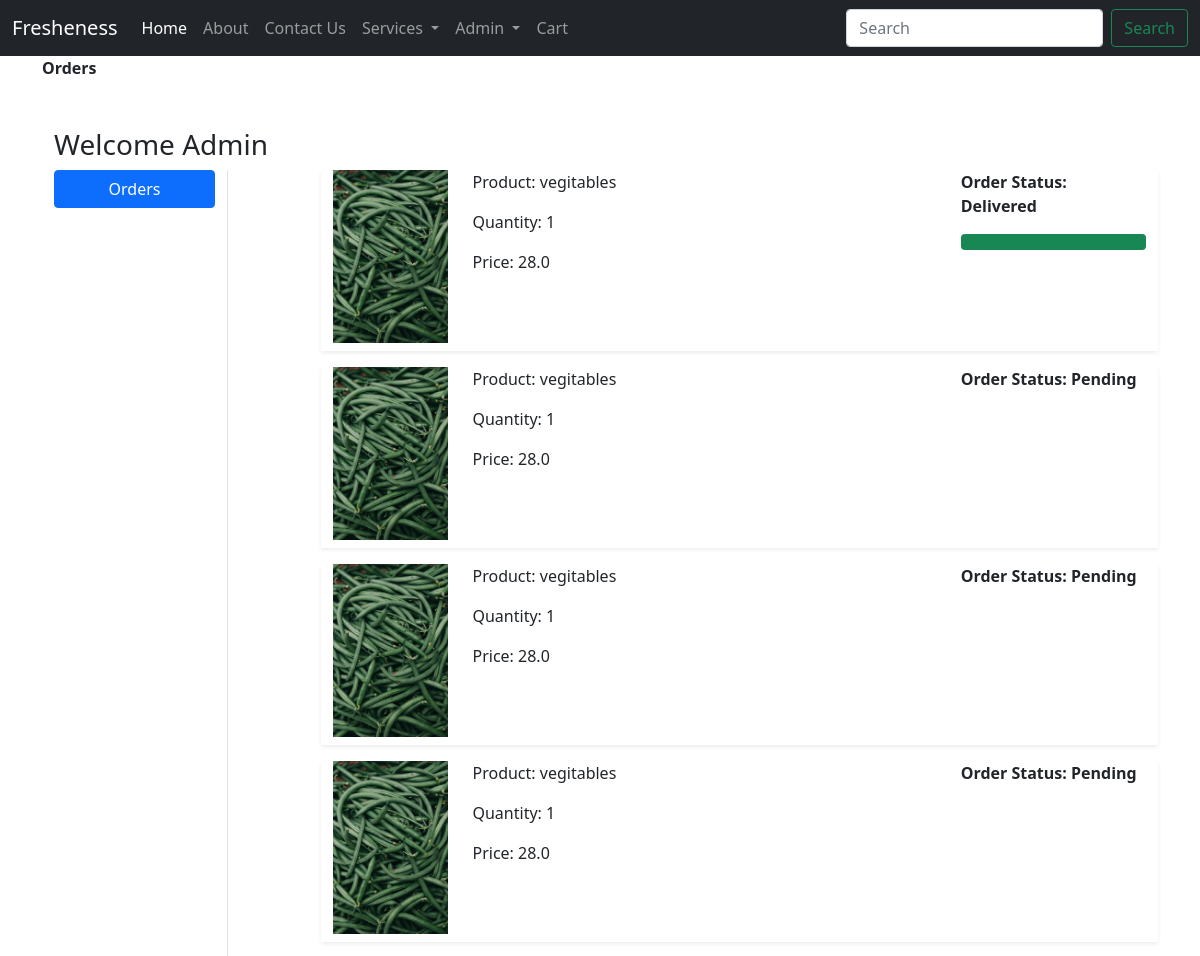
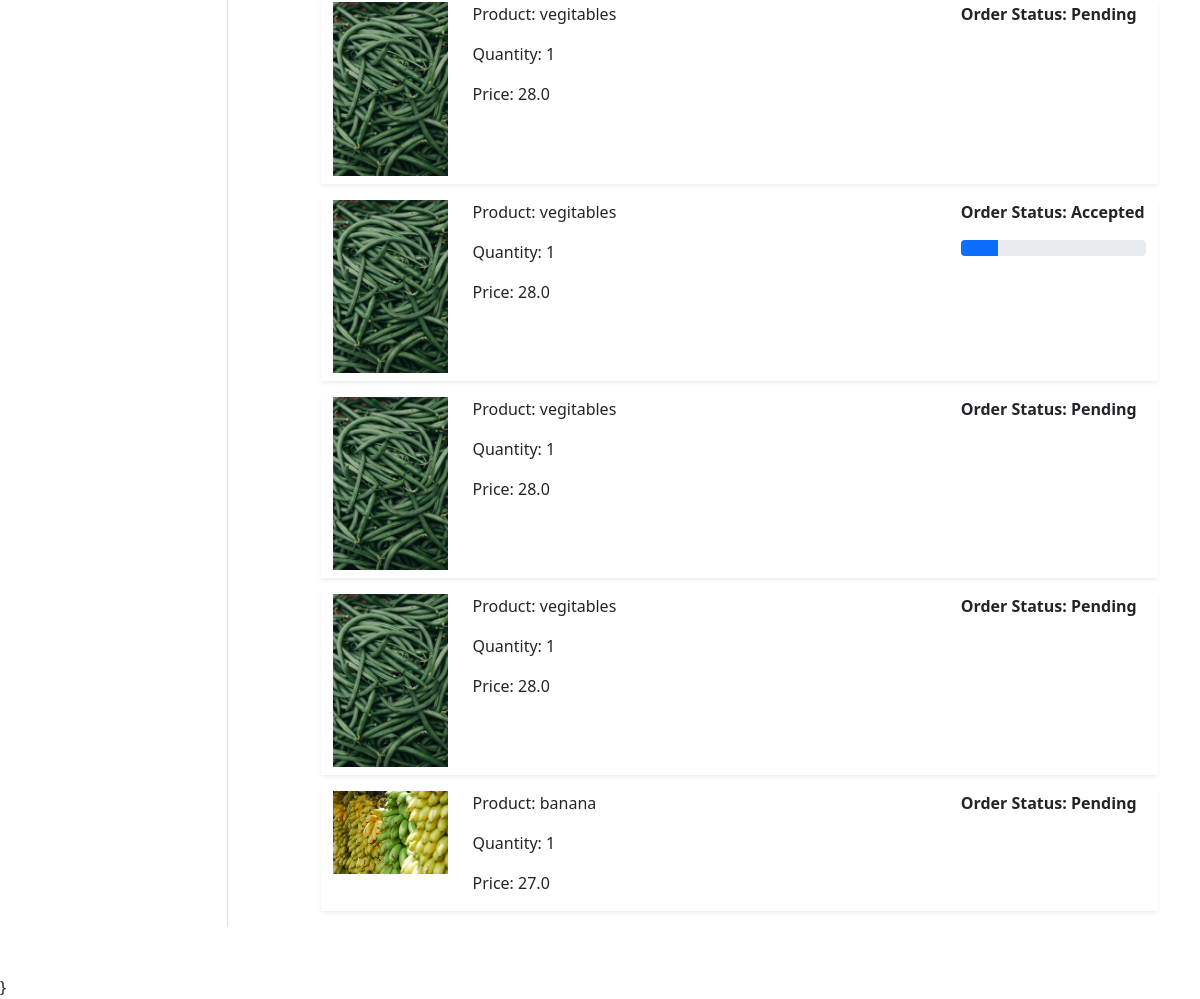
The app's page /orders/ (signed in) with its own data (2 pictures, top to bottom).
### hello/models.py (models this page shows, shortened)
class OrderPlaced(models.Model):
    user=models.ForeignKey(User,on_delete=models.CASCADE)
    customer=models.ForeignKey(Customer,on_delete=models.CASCADE)
    product=models.ForeignKey(Product,on_delete=models.CASCADE)
    quantity=models.PositiveIntegerField(default=1)
    order_date=models.DateTimeField(auto_now_add=True)
    status=models.CharField(max_length=50,choices=STATUS_CHOICES,default='Pending')
    @property
    def total_cost(self):
        return self.quantity + self.product.discounted_price

class Product(models.Model):
    title=models.CharField(max_length=100)
    selling_price=models.FloatField()
    discounted_price=models.FloatField()
    description=models.TextField()
    type=models.CharField(max_length=80)
    product_image=models.ImageField(upload_to='productimg')
    category=models.CharField(choices=CATEGORY_CHOICES,max_length=3)

### hello/views.py (the view)
# urls.py: path('orders/',views.orders,name='orders'),
@login_required
def orders(request):
    op=OrderPlaced.objects.filter(user=request.user)
    return render(request,'hello/order.html',{'order_placed':op})

### hello/templates/hello/order.html (shortened to what this page needs)
{% extends 'hello/base.html' %}
{% load static %}
{% block add_to_cart %}
<p class="fw-bold">Orders</p>
<div class="container my-5">
 <div class="row">
 <h3>Welcome <span class="text-capitalize">{{request.user}}</span></h3>
  <div class="col-sm-2 border-end">
   <ul class="list-unstyled">
    <li class="d-grid"><a href="{% url 'orders' %}" class="btn btn-primary">Orders</a></li>
   </ul>
  </div>
  <div class="col-sm-9 offset-sm-1">
      {% for op in order_placed %}
   <div class="row shadow-sm mb-3">
    <div class="col-sm-2">
        <img src="{{op.product.product_image.url}}" alt="" srcset="" class="img-fluid mb-2" height="150" width="150">
    </div>
    <div class="col-sm-7">
        <p>Product: {{op.product.title}}</p>
        <p>Quantity: {{op.quantity}}</p>
        <p>Price: {{op.total_cost}}</p>
    </div>
    <div class="col-sm-3 fw-bold">
        <p>Order Status: {{op.status}}</p>
        {% if op.status == 'Accepted' %}
        <div class="progress">
            <div class="progress-bar" role="progressbar" style="width: 20%" aria-valuenow="20" aria-valuemin="0" aria-valuemax="100"></div>
        </div>
        {% endif %}
        {% if op.status == 'Delivered' %}
        <div class="progress">
            <div class="progress-bar bg-success" role="progressbar" style="width: 100%" aria-valuenow="100" aria-valuemin="0" aria-valuemax="100"></div>
        </div>
        {% endif %}
    </div>
   </div>
   {% endfor %}
  </div>
 </div>
</div>
{% endblock add_to_cart %}

### hello/templates/hello/navbar.html (shortened to what this page needs)
<nav class="navbar navbar-expand-lg navbar-dark bg-dark">
    <div class="container-fluid">
        <a class="navbar-brand" href="#">Fresheness</a>
        <div class="collapse navbar-collapse" id="navbarSupportedContent">
            <ul class="navbar-nav me-auto mb-2 mb-lg-0">
                <li class="nav-item">
                    <a class="nav-link active" aria-current="page" href="{% url 'home' %}">Home</a>
                </li>
                <li class="nav-item">
                    <a class="nav-link" href="{% url 'about' %}">About</a>
                </li>
                <li class="nav-item">
                    <a class="nav-link" href="{% url 'contact' %}">Contact Us</a>
                </li>
                {% if request.user.is_authenticated %}
                    <li class="nav-item dropdown">
                        <a class="nav-link dropdown-toggle" href="#" id="navbarDropdown" role="button"
                            data-bs-toggle="dropdown" aria-expanded="false">
                            Services
                        </a>
                    </li>
                    <li class="nav-item dropdown">
                        <a class="nav-link dropdown-toggle" href="#" id="navbarDropdown" role="button"
                            data-bs-toggle="dropdown" aria-expanded="false">
                            {{request.user.username|capfirst  }}
                        </a>
                    </li>
                    <li class="nav-item">
                        <a class="nav-link" aria-current="page" href="{% url 'showcart' %}">Cart</a>
                    </li>
                {% endif %}
            </ul>
            <form class="d-flex">
                <input class="form-control me-2" type="search" placeholder="Search" aria-label="Search">
                <button class="btn btn-outline-success" type="submit">Search</button>
            </form>
        </div>
    </div>
</nav>

### records on screen
OrderPlaced: product.product_image (picture), product "vegitables", quantity "1", total_cost "28.0", status "Delivered"
OrderPlaced: product.product_image (picture), product "vegitables", quantity "1", total_cost "28.0", status "Pending"
OrderPlaced: product.product_image (picture), product "vegitables", quantity "1", total_cost "28.0", status "Pending"
OrderPlaced: product.product_image (picture), product "vegitables", quantity "1", total_cost "28.0", status "Pending"
OrderPlaced: product.product_image (picture), product "vegitables", quantity "1", total_cost "28.0", status "Pending"
OrderPlaced: product.product_image (picture), product "vegitables", quantity "1", total_cost "28.0", status "Accepted"
OrderPlaced: product.product_image (picture), product "vegitables", quantity "1", total_cost "28.0", status "Pending"
OrderPlaced: product.product_image (picture), product "vegitables", quantity "1", total_cost "28.0", status "Pending"
OrderPlaced: product.product_image (picture), product "banana", quantity "1", total_cost "27.0", status "Pending"

### other values on screen
{{ request.user.username|capfirst }} "Admin"
{{ request.user }} "Admin"
